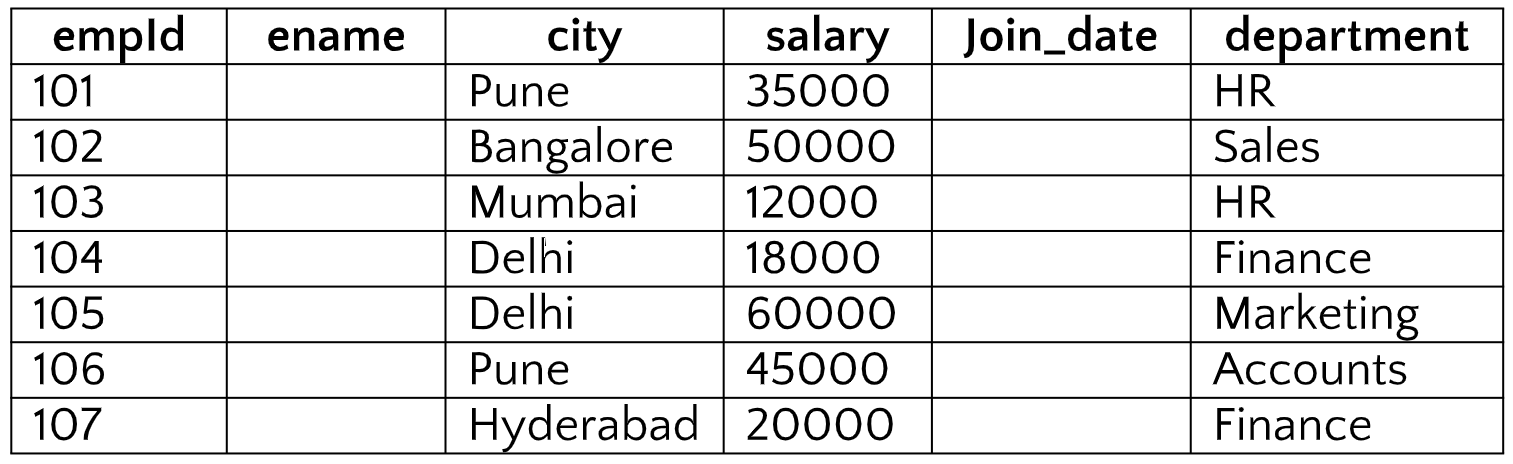
#> input picture Main/Test_1.png, 1513 x 464 px, found by its file name
$ python Main.py
#> lines starting #> are read from the running program, lines starting #| are printed output that depends on the picture; after the words box and inside, x2 and y2 are one past the last pixel; in counts of white or black regions, pixels touching at a corner belong together
import pytesseract
import cv2

image = cv2.imread("Main/Test_1.png")
#> image is the input picture: shape (464, 1513, 3); min 0, max 255, mean 228

gray = cv2.cvtColor(image, cv2.COLOR_BGR2GRAY)

blur = cv2.GaussianBlur(gray, (7,7), 0)
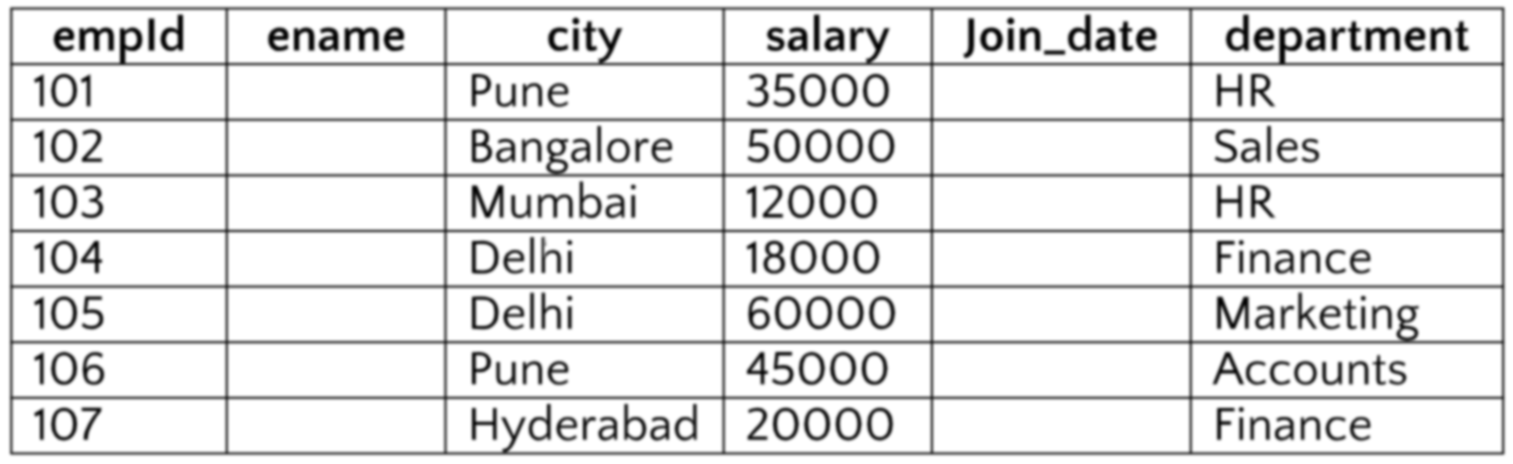
#> blur: shape (464, 1513); min 3, max 255, mean 228

kernal = cv2.getStructuringElement(cv2.MORPH_RECT, (3, 13))

thresh = cv2.threshold(blur, 0, 255, cv2.THRESH_BINARY_INV + cv2.THRESH_OTSU)[1]
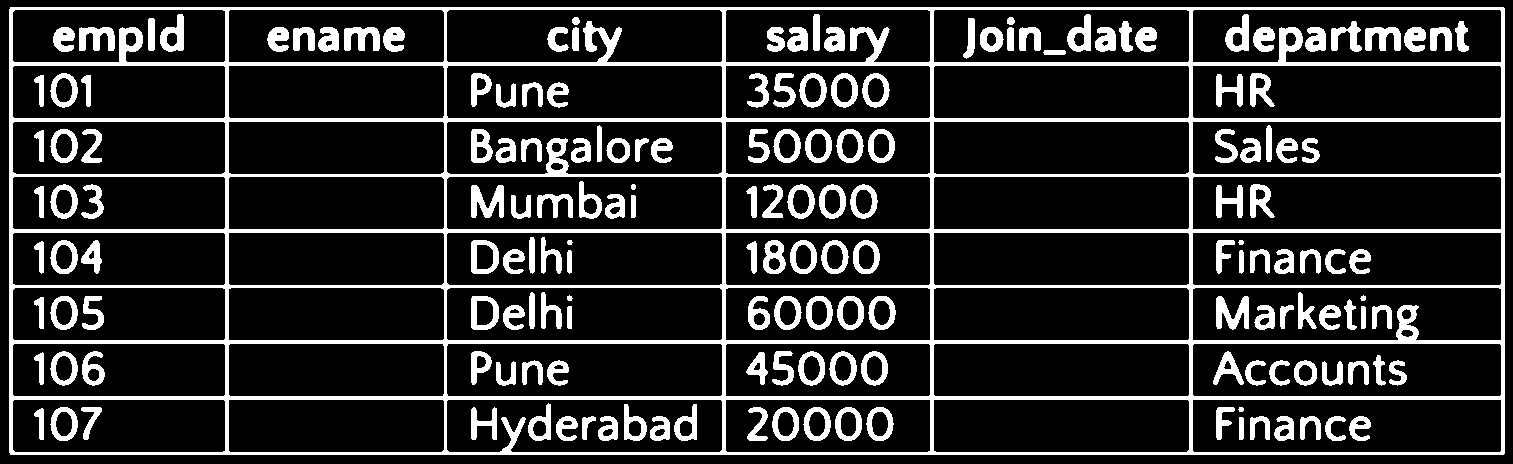
#> thresh: shape (464, 1513); 17.2% white; 176 white regions, largest, box (x1, y1, x2, y2) and area: (9, 7, 1505, 455) 62916, (471, 185, 504, 218) 675, (1216, 296, 1249, 330) 672

dilate = cv2.dilate(thresh, kernal, iterations=1)
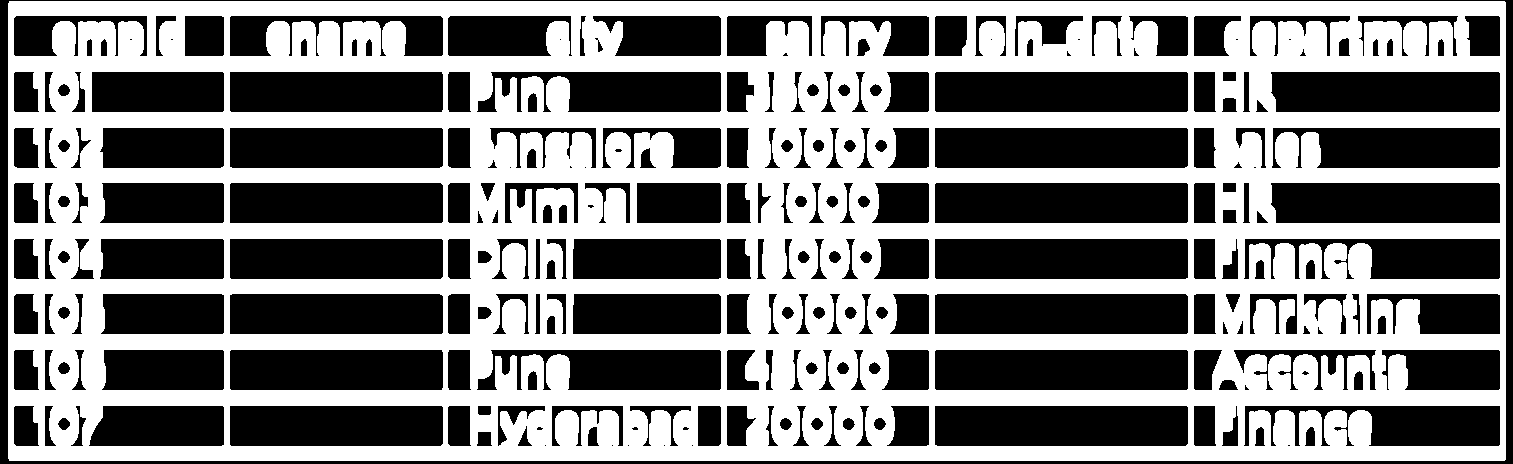
#> dilate: shape (464, 1513); 50.3% white; 260 black regions (29 under 20 px)

cnts = cv2.findContours(dilate, cv2.RETR_EXTERNAL, cv2.CHAIN_APPROX_SIMPLE)
#> cnts = 1 contour; box (x1, y1, x2, y2) and area: (8, 1, 1506, 461) 687119

cnts = cnts[0] if len(cnts) == 2 else cnts[1]

cnts = sorted(cnts, key=lambda x: cv2.boundingRect(x)[0])

for c in cnts:
    x, y, w, h = cv2.boundingRect(c)
    cv2.rectangle(image, (x, y), (x+w, y+h), (36, 255, 12), 2)
    roi = image[y:y+h, x:x+w]
#> (the run stopped early here; a loop or call above may not have finished)
